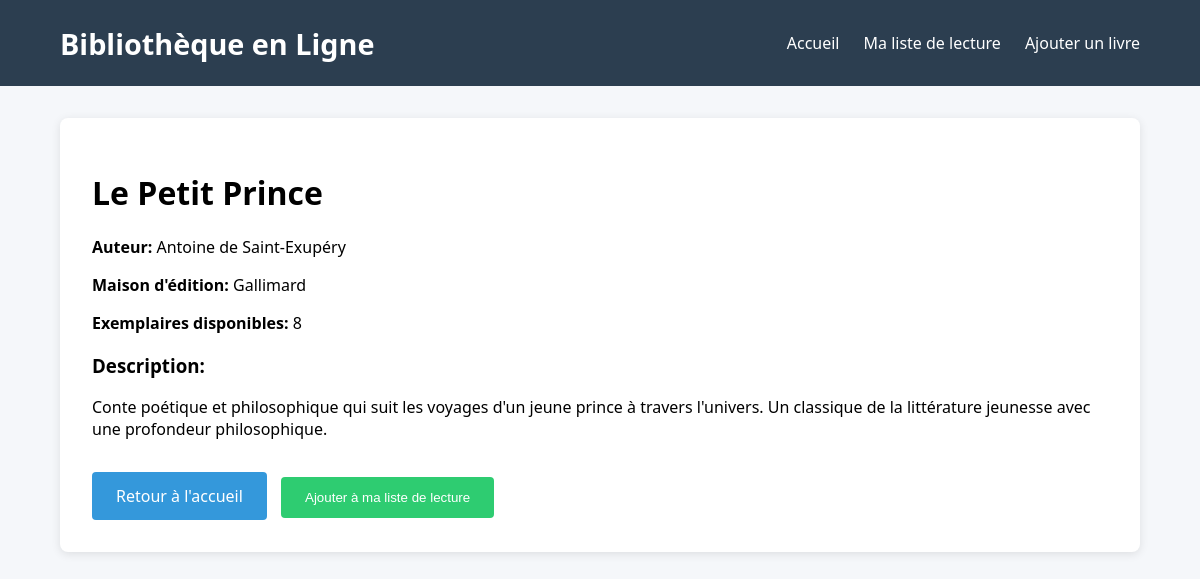
Screenshot of /book_details.php?id=13 with the database file from the repository.
### tables this page shows
CREATE TABLE `livres` (
  `id` int(11) NOT NULL,
  `titre` varchar(100) NOT NULL,
  `auteur` varchar(100) NOT NULL,
  `description` text,
  `maison_edition` varchar(100) DEFAULT NULL,
  `nombre_exemplaire` int(11) DEFAULT '1',
  `date_ajout` timestamp NOT NULL DEFAULT CURRENT_TIMESTAMP
);

### book_details.php (the view, shortened to what this page needs)
<?php
require_once 'config.php';
$book_id = $_GET['id'];
try {
    $stmt = $pdo->prepare("SELECT * FROM livres WHERE id = ?");
    $stmt->execute([$book_id]);
    $book = $stmt->fetch(PDO::FETCH_ASSOC);
} catch (PDOException $e) {
    $error = "Erreur lors du chargement du livre : " . $e->getMessage();
}
?>
<!DOCTYPE html>
<html lang="fr">
<head>
</head>
<body>
    <header>
        <div class="container">
            <nav>
				<div class="logo">Bibliothèque en Ligne</div>
                <ul class="nav-links">
                    <li><a href="index.php">Accueil</a></li>
                    <li><a href="wishlist.php">Ma liste de lecture</a></li>
                    <li><a href="add_book.php">Ajouter un livre</a></li>
                </ul>
            </nav>
        </div>
    </header>
    <div class="container">
        <div class="book-detail">
            <h1><?php echo htmlspecialchars($book['titre']); ?></h1>
            <p><strong>Auteur:</strong> <?php echo htmlspecialchars($book['auteur']); ?></p>
            <p><strong>Maison d'édition:</strong> <?php echo htmlspecialchars($book['maison_edition']); ?></p>
            <p><strong>Exemplaires disponibles:</strong> <?php echo $book['nombre_exemplaire']; ?></p>
            <h3>Description:</h3>
            <p><?php echo nl2br(htmlspecialchars($book['description'])); ?></p>
            <div style="margin-top: 2rem;">
                <a href="index.php" class="btn">Retour à l'accueil</a>
                <form method="POST" style="display: inline;">
                    <button type="submit" name="add_to_wishlist" class="btn btn-success">Ajouter à ma liste de lecture</button>
                </form>
            </div>
        </div>
    </div>
</body>
</html>

### book_details.php (style rules this page uses)
body { font-family: 'Segoe UI', Tahoma, Geneva, Verdana, sans-serif; margin: 0; padding: 0; background-color: #f5f7fa; }
.container { width: 90%; max-width: 1200px; margin: 0 auto; padding: 0 15px; }
header { background-color: #2c3e50; color: white; padding: 1rem 0; }
nav { display: flex; justify-content: space-between; align-items: center; }
.logo { font-size: 1.8rem; font-weight: bold; }
.nav-links { display: flex; list-style: none; }
.nav-links li { margin-left: 1.5rem; }
.nav-links a { color: white; text-decoration: none; }
.book-detail { background: white; padding: 2rem; margin: 2rem 0; border-radius: 8px; box-shadow: 0 2px 10px rgba(0,0,0,0.1); }
.btn { display: inline-block; background: #3498db; color: white; padding: 0.8rem 1.5rem; text-decoration: none; border: none; border-radius: 4px; cursor: pointer; margin-right: 10px; }
.btn-success { background: #2ecc71; }

### rows the page displays
livres: titre "Le Petit Prince", auteur "Antoine de Saint-Exupéry", maison_edition "Gallimard", nombre_exemplaire "8", description "Conte poétique et philosophique qui suit les voyages d'un jeune prince à travers l'univers. Un classique de la littérature jeunesse avec une profondeur philosophique."
